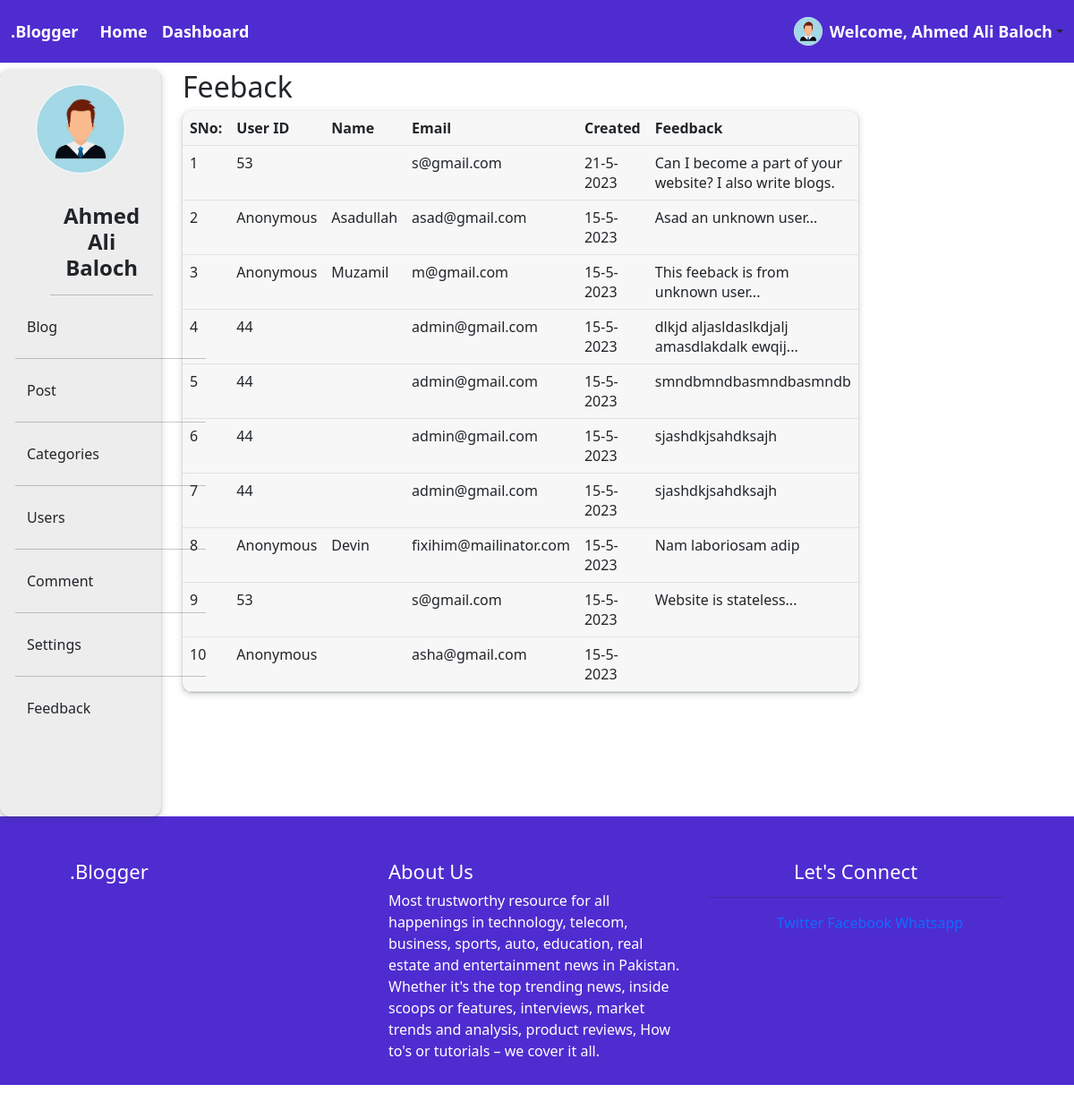
Page /admin-dashboard/feedback.php (signed in) on the committed database.
### tables this page shows
CREATE TABLE `user` (
  `user_id` int(11) NOT NULL AUTO_INCREMENT,
  `role_id` int(11) DEFAULT 2,
  `first_name` varchar(50) NOT NULL,
  `last_name` varchar(50) NOT NULL,
  `email` varchar(50) DEFAULT NULL,
  `password` text NOT NULL,
  `gender` enum('Male','Female') DEFAULT NULL,
  `date_of_birth` date DEFAULT NULL,
  `user_image` text DEFAULT NULL,
  `address` text DEFAULT NULL,
  `is_approved` enum('Pending','Approved','Rejected') DEFAULT 'Pending',
  `is_active` enum('Active','InActive') DEFAULT 'InActive',
  `created_at` timestamp NOT NULL DEFAULT current_timestamp(),
  `updated_at` timestamp NOT NULL DEFAULT current_timestamp(),
  PRIMARY KEY (`user_id`),
  KEY `role_id` (`role_id`),
  CONSTRAINT `user_ibfk_1` FOREIGN KEY (`role_id`) REFERENCES `role` (`role_id`) ON DELETE CASCADE ON UPDATE CASCADE
);

CREATE TABLE `user_feedback` (
  `feedback_id` int(11) NOT NULL AUTO_INCREMENT,
  `user_id` int(11) DEFAULT NULL,
  `user_name` varchar(100) DEFAULT NULL,
  `user_email` varchar(100) DEFAULT NULL,
  `feedback` text DEFAULT NULL,
  `created_at` timestamp NOT NULL DEFAULT current_timestamp(),
  `updated_at` timestamp NULL DEFAULT current_timestamp(),
  PRIMARY KEY (`feedback_id`),
  KEY `user_id` (`user_id`),
  CONSTRAINT `user_feedback_ibfk_1` FOREIGN KEY (`user_id`) REFERENCES `user` (`user_id`) ON DELETE CASCADE ON UPDATE CASCADE
);

### admin-dashboard/feedback.php (called while the page is built, shortened)
<?php
require_once '../functions.php';
$crud = new CRUD;
 	require_once '../assets/initial/navbar.php';
	require_once 'html/feedback.php';
?>

### Classes/CRUD.php (called while the page is built, shortened)
<?php
class CRUD
{
	public function select(string $table, array $column = ['*'], array $where = null)
	{
		$selectColumn = '';
		$columnIs 	  = '';
		$data = [];
		foreach ($column as $key => $value)
		{
			$selectColumn .= $value .", ";
		}
		$column = substr($selectColumn, 0, -2);
		if($where === null )
		{
			$selectQuery = "SELECT $column FROM {$table};";
		}
		else
		{
			foreach ($where as $key => $value)
			{
				$columnIs .= $key ."=". "'$value'"." AND ";
			}
			$columnIs = substr($columnIs, 0, -5);
			$selectQuery = "SELECT $column FROM {$table} WHERE $columnIs;";
		}
		$queryResult = mysqli_query(Database::$connection, $selectQuery);
		if($queryResult->num_rows > 0)
		{
			while ($Info = mysqli_fetch_assoc($queryResult))
			{
				$data[] = $Info;
			}
		}
		else
		{
			$data = '';
		}
		return $data;
	}
}
?>

### Classes/Database.php (called while the page is built)
<?php
CLASS Database
{
	public static $connection = null;
	public static function getConnection()
	{
		return self::$connection = mysqli_connect('localhost', 'root', '', 'the-thoughts');
	}
	public static function query($query)
	{
		$data = [];
		$result = mysqli_query(self::$connection, $query);
		if ( is_object($result) )
		{
			if($result->num_rows > 0)
			{
				while ($Info = mysqli_fetch_assoc($result))
				{
					$data[] = $Info;
				}
			}
			return $data;
		}
		else
		{
			$queryResult = $result;
		}
	}
}
?>

### admin-dashboard/html/feedback.php (the view)
<link rel="stylesheet" type="text/css" href="../admin.css">
<div class="row">
<div class="col-lg-2 mt-2">
<?php require_once '../assets/initial/sidebar.php'; ?>
</div>
<div class="col-lg-6 mt-2">
    <h2>Feeback</h2>
    <div class="">
      <table class="table table-hover approval-section">
        <thead>
          <tr>
            <th>SNo:</th>
            <th>User ID</th>
            <th>Name</th>
            <th>Email</th>
            <th>Created</th>
            <th>Feedback</th>
          </tr>
        </thead>
        <tbody>
          <?php
          $userinfo = Database::query("SELECT * FROM user_feedback ORDER BY feedback_id DESC");
          if($userinfo == "")
          { ?>
            <tr>
            <td><h5><strong>No Record Found</strong> </h5></td>
            </tr>
          <?php
          }
          else
          {
            $serialNumber = 1;
            foreach ($userinfo as $key => $user) { ?>
              <tr>
                <td><?= $serialNumber++ ?></td>
                <td>
                  <?php
                  if( $user['user_id'] == NULL) echo "Anonymous";
                  else echo $user['user_id'];
                    ?>
                  </td>
                <td><?= $user['user_name'] ?></td>
                <td><?= $user['user_email'] ?></td>
                <td><?= createdAt($user['created_at']) ?></td>
                <td><?= $user['feedback'] ?></td>
                </tr>
                <?php
              }
        }
          ?>
        </tbody>
      </table>
    </div>
  </div>
</div>

### assets/initial/navbar.php (shortened to what this page needs)
<!DOCTYPE html>
<html>
<head>
  <link rel="stylesheet" type="text/css" href="../style.css">
  <link rel="stylesheet" type="text/css" href="admin.css">
  <link href="https://cdn.jsdelivr.net/npm/bootstrap@5.3.0-alpha3/dist/css/bootstrap.min.css" rel="stylesheet">
  <link rel=  "stylesheet" href="../bootstrap/css/bootstrap.min.css">
</head>
<body>
  <nav class="navbar navbar-expand-lg ">
    <div class="container-fluid">
      <a class="navbar-brand nav-text" href="../">.Blogger</a>
      <div class="collapse navbar-collapse" id="navbarSupportedContent">
        <ul class="navbar-nav me-auto mb-2 mb-lg-0">
          <li class="nav-item">
            <a class="nav-link nav-text" aria-current="page" href="../index.php" style="color: white;">Home</a>
          </li>
          <li class="nav-item">
            <a class="nav-link nav-text" aria-current="page"
            href="<?= ($_SESSION['user']['role_id'] === '1') ? "index.php" : "index.php?q=" ?>">Dashboard</a>
          </li>
          <?php
          if(isset($_SESSION['user']))
          {
            global $crud;
            $role = $_SESSION['user']['role_id'];
            $userRole = $crud -> select('user', ['role_id'], ['role_id' => $role]);
              {?>
            <?php }
          }
          ?>
        </ul>
        <form class="d-flex">
         <div class="dropdown">
          <a href="#" class="d-flex align-items-center link-dark text-decoration-none dropdown-toggle" id="dropdownUser2" data-bs-toggle="dropdown" aria-expanded="false">
            <?php
            $userID = ($_SESSION['user']['user_id']);
            $userImage = $crud->select('user', ['user_image'], ['user_id' => $userID]);
            $image = $userImage[0]['user_image'];
            ?>
            <img src="../assets/user_image/<?= $image?>" alt="Profile Picture" width="32" height="32" class="rounded-circle me-2">
            <strong class="nav-text">Welcome, <?=$_SESSION['user']['NAME'] ?></strong>
          </a>
        </div>
      </form>
    </div>
  </div>
</nav>

### assets/initial/sidebar.php (shortened to what this page needs)
<center class="left-side-navigation admin-page-status">
  <img class="my-3" src="../assets/user_image/<?= $image?>" alt="Profile Picture" style="width:100px; height: 100px; border-radius: 50%;">
  <table align="center">
    <tr>
      <td>
        <main>
          <div class="flex-shrink-0 p-3 " style="width: 245px; height: 700px">
              <div class="row">
                <div class="col-lg-2"></div>
                <div class="col-lg-7 col-md-7 col-sm-12">
                  <h4><strong> <center><?= $_SESSION['user']['NAME']?></center> </strong></h4>
                  <hr/>
                </div>
                <div class="col-lg-2"></div>
              </div>
            <?php
              if(isset($_SESSION['user']) && $_SESSION['user']['role_id'] === '1')
              {
              ?>
              <ul class="list-unstyled ps-0">
                <ul class="list-unstyled ps-0">
                 <li class="mb-1">
                  <button class="btn btn-toggle align-items-center rounded collapsed" data-bs-toggle="collapse" data-bs-target="#page-collapse" aria-expanded="false">
                    Blog
                  </button>
                </li>
                <hr>
                <li class="mb-1">
                  <button class="btn btn-toggle align-items-center rounded collapsed" data-bs-toggle="collapse" data-bs-target="#dashboard-collapse" aria-expanded="false">
                    Post
                  </button>
                </li>
                <hr>
                <li class="mb-1">
                  <button class="btn btn-toggle align-items-center rounded collapsed" data-bs-toggle="collapse" data-bs-target="#manage-collapse" aria-expanded="false">
                    Categories
                  </button>
                </li>
                <hr>
                <li class="mb-1">
                  <button class="btn btn-toggle align-items-center rounded collapsed" data-bs-toggle="collapse" data-bs-target="#user-collapse" aria-expanded="false">
                    Users
                  </button>
                </li>
                <hr>
                <li class="mb-1">
                  <button class="btn btn-toggle align-items-center rounded collapsed" data-bs-toggle="collapse" data-bs-target="#comment-collapse" aria-expanded="false">
                    Comment
                  </button>
                </li>
                <hr>
                <li class="mb-1">
                  <button class="btn btn-toggle align-items-center rounded collapsed" data-bs-toggle="collapse" data-bs-target="#setting-collapse" aria-expanded="false">
                    Settings
                  </button>
                </li>
                <hr>
                <li class="mb-1">
                  <button class="btn btn-toggle align-items-center rounded collapsed " data-bs-toggle="collapse" data-bs-target="#feedback-collapse" aria-expanded="false">
                    Feedback
                  </button>
                </li>
                <br/>
              </ul>
                <?php
            }
            ?>
          </div>
      </td>
    </tr>
  </table>
</center>

### style.css (style rules this page uses)
* { position: 0; margin: 0; }
nav { background-color: #4F2CD0; height: 70px }
.nav-text, .footer-text, .sign-in-btn { font-size: 22px; color: #fff; }
ul > li { display: inline; }
ul > li > a { text-decoration: none; }
.left-side-navigation, .right-side-navigation, .admin-page-status { background-color: #ededed; color: #303030; border-radius: 10px; box-shadow: rgba(60, 64, 67, 0.3) 0px 1px 2px 0px, rgba(60, 64, 67, 0.15) 0px 2px 6px 2px; }
.approval-section { color: #303030; background-color: #f7f7f7; border-radius: 10px; box-shadow: rgba(60, 64, 67, 0.3) 0px 1px 2px 0px, rgba(60, 64, 67, 0.15) 0px 2px 6px 2px; height: 100px; }

### assets/initial/admin.css (style rules this page uses)
.left-side-navigation, .right-side-navigation, .admin-page-status { background-color: #ededed; color: #303030; border-radius: 10px; box-shadow: rgba(60, 64, 67, 0.3) 0px 1px 2px 0px, rgba(60, 64, 67, 0.15) 0px 2px 6px 2px; }
.approval-section { color: #303030; background-color: #f7f7f7; border-radius: 10px; box-shadow: rgba(60, 64, 67, 0.3) 0px 1px 2px 0px, rgba(60, 64, 67, 0.15) 0px 2px 6px 2px; height: 100px; }

### assets/initial/navbar.php (style rules this page uses)
.nav-text { color: white; font-size: 18px; font-weight: 700; }

### rows in the picture
user: user_image (picture)
user_feedback: user "53", user_email "s@gmail.com", created_at "21-5-2023", feedback "Can I become a part of your website? I also write blogs."
user_feedback: shows "Anonymous", user_name "Asadullah", user_email "asad@gmail.com", created_at "15-5-2023", feedback "Asad an unknown user..."
user_feedback: shows "Anonymous", user_name "Muzamil", user_email "m@gmail.com", created_at "15-5-2023", feedback "This feeback is from unknown user..."
user_feedback: user "44", user_email "admin@gmail.com", created_at "15-5-2023", feedback "dlkjd aljasldaslkdjalj amasdlakdalk ewqij..."
user_feedback: user "44", user_email "admin@gmail.com", created_at "15-5-2023", feedback "smndbmndbasmndbasmndb"
user_feedback: user "44", user_email "admin@gmail.com", created_at "15-5-2023", feedback "sjashdkjsahdksajh"
user_feedback: user "44", user_email "admin@gmail.com", created_at "15-5-2023", feedback "sjashdkjsahdksajh"
user_feedback: shows "Anonymous", user_name "Devin", user_email "fixihim@mailinator.com", created_at "15-5-2023", feedback "Nam laboriosam adip"
user_feedback: user "53", user_email "s@gmail.com", created_at "15-5-2023", feedback "Website is stateless..."
user_feedback: shows "Anonymous", user_email "asha@gmail.com", created_at "15-5-2023"

### other values in the picture
$_SESSION['user']['NAME'] "Ahmed Ali Baloch"
